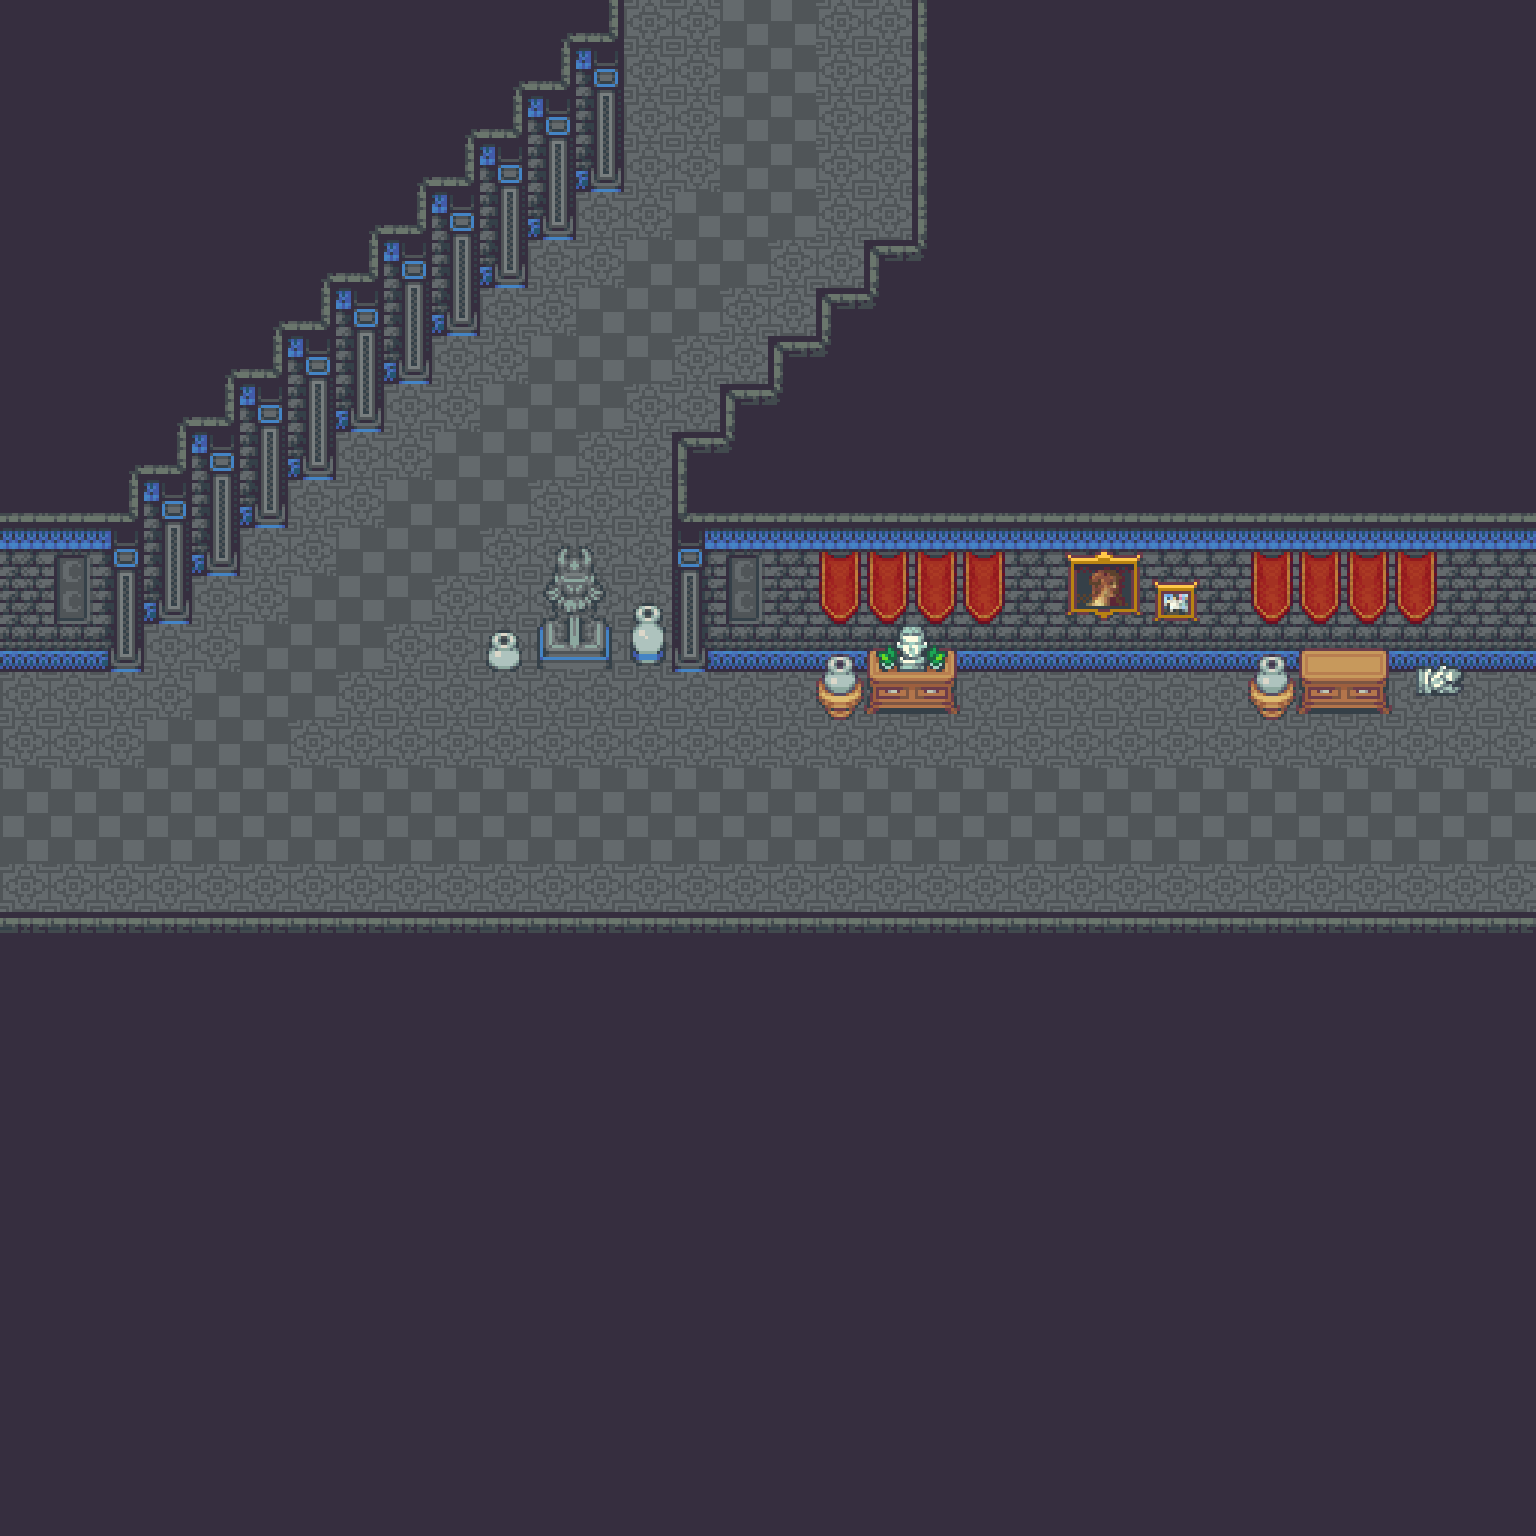

Tiled map render using the project's own tile images. Description and the map definition, with tile-layer contents summarised, below:
An orthogonal 32x32 tile map with 48x48 px tiles, 3 tile layers (Ground, Furnishing, Ceiling), 4 tilesets and 3 objects.

<map version="1.5" tiledversion="1.7.2" orientation="orthogonal" renderorder="right-down" width="32" height="32" tilewidth="48" tileheight="48" infinite="0" nextlayerid="5" nextobjectid="5">
 <tileset firstgid="1" source="Castle.tsx" />
 <tileset firstgid="1480" source="CastleInterior.tsx" />
 <tileset firstgid="3160" source="CastleObjects.tsx" />
 <tileset firstgid="3416" source="CastleObjects2.tsx" />
 <layer id="2" name="Ground" width="32" height="32">
  <data>[1024 cells, 1024 non-empty, 2 distinct tile ids]</data>
 </layer>
 <layer id="1" name="Furnishing" width="32" height="32">
  <data>[1024 cells, 773 non-empty, 33 distinct tile ids]</data>
 </layer>
 <layer id="4" name="Ceiling" width="32" height="32">
  <data>[1024 cells, 17 non-empty, 16 distinct tile ids]</data>
 </layer>
 <objectgroup id="3" name="Props">
  <object id="2" gid="235" x="624" y="576" width="48" height="48">
   <properties>
    <property name="I" value="[ChestSpawn]" />
   </properties>
  </object>
  <object id="3" gid="235" x="168" y="840" width="48" height="48">
   <properties>
    <property name="S" value="" />
   </properties>
  </object>
  <object id="4" gid="235" x="1104" y="720" width="48" height="48">
   <properties>
    <property name="I" value="[ChestSpawn]" />
   </properties>
  </object>
 </objectgroup>
</map>
